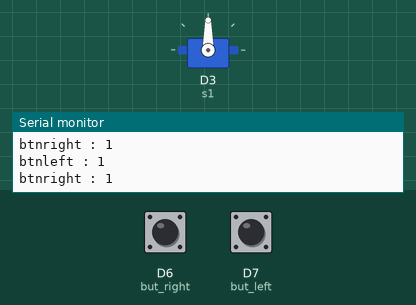
Recording of a sketch running on a simulated ESP8266 (NodeMCU). Shown: servo, the last lines printed to the serial monitor. Inputs (shaded band) come from the test bench; at power-on: D6 (but_right) HIGH, D7 (but_left) HIGH.

Above: at 2.8 s.
2.9 s: D6 (but_right) pulled LOW for 1.2 s
At 4.2 s:
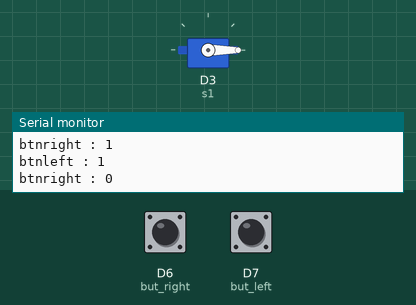
5.6 s: D7 (but_left) pulled LOW for 1.2 s
At 6.5 s:
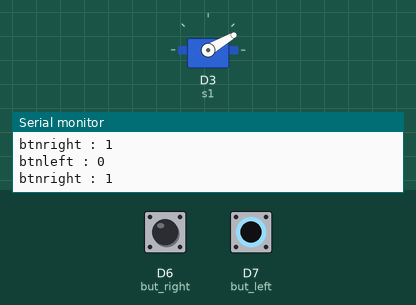
8.3 s: D6 (but_right) pulled LOW for 3.2 s
At 10.0 s:
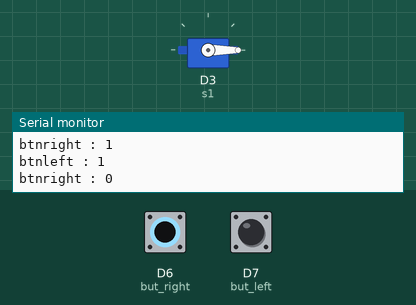
13.0 s: D7 (but_left) pulled LOW for 3.2 s
At 14.2 s:
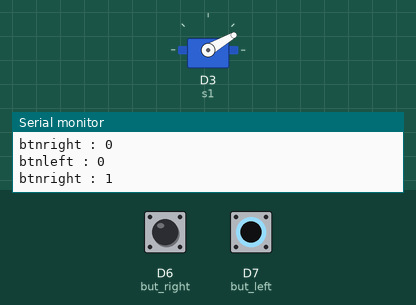
Timing chart, 0 to 16.0 s (numbered marks = the images above; inputs shaded):
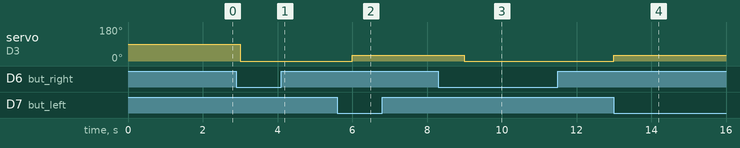

The sketch:

feeder_servo.ino
```cpp
#include <Servo.h>
#define but_right D6
#define but_left D7
Servo s1;

int degree = 0;


void setup() {
  // put your setup code here, to run once:
  Serial.begin(9600);
  s1.attach(D3);
  pinMode(but_right, INPUT_PULLUP);
  pinMode(but_left, INPUT_PULLUP);

}

void loop() {
  // put your main code here, to run repeatedly:
  int btnleft = digitalRead(but_left);
  int btnright = digitalRead(but_right);

  Serial.print("btnleft : ");
  Serial.println(btnleft);
  Serial.print("btnright : " );
  Serial.println(btnright);

  if (btnright == 1 && btnleft == 0){
    s1.write(30);
    delay(1000);
  }
  else if (btnright == 0 && btnleft == 1){
    s1.write(0);
    delay(1000);

}
  delay(1000);
}
```

Measured:
- after the input at 2.9 s, servo on D3 (s1): 90° → 0° after 0.10 s
- after the input at 5.6 s, servo on D3 (s1): 0° → 30° after 0.40 s
- after the input at 8.3 s, servo on D3 (s1): 30° → 0° after 0.70 s
- after the input at 13.0 s, servo on D3 (s1): 0° → 30° at once
